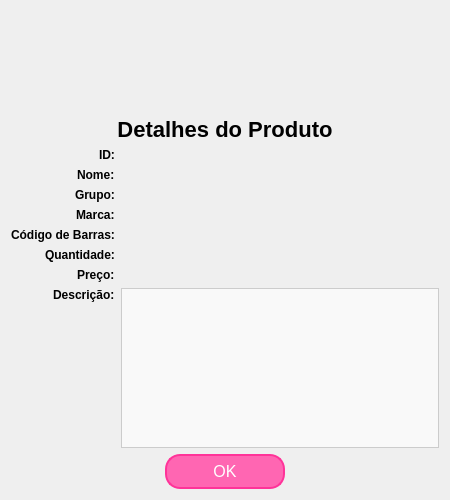
<?xml version="1.0" encoding="UTF-8"?>
<ui version="4.0">
 <class>DetalhesProduto</class>
 <widget class="QDialog" name="DetalhesProduto">
  <property name="geometry">
   <rect>
    <x>0</x>
    <y>0</y>
    <width>450</width>
    <height>500</height>
   </rect>
  </property>
  <property name="windowTitle">
   <string>Detalhes do Produto</string>
  </property>
  <layout class="QVBoxLayout" name="verticalLayout">
       <item>
        <layout class="QHBoxLayout" name="logoHorizontalLayout">
         <item>
               <spacer name="leftSpacer">
                <property name="orientation">
                 <enum>Qt::Horizontal</enum>
                </property>
                <property name="sizeHint" stdset="0">
                 <size><width>40</width><height>20</height></size>
                </property>
               </spacer>
         </item>
         <item>
               <widget class="QLabel" name="logoLabel">
                <property name="pixmap">
                 <pixmap resource="resources.qrc">:/imagens/logo.png</pixmap>
                </property>
                <property name="minimumSize">
                 <size><width>264</width><height>100</height></size>
                </property>
                <property name="maximumSize">
                 <size><width>264</width><height>100</height></size>
                </property>
                <property name="scaledContents"><bool>true</bool></property>
               </widget>
         </item>
         <item>
               <spacer name="rightSpacer">
                <property name="orientation">
                 <enum>Qt::Horizontal</enum>
                </property>
                <property name="sizeHint" stdset="0">
                 <size><width>40</width><height>20</height></size>
                </property>
               </spacer>
         </item>
        </layout>
       </item>
   <item>
    <widget class="QLabel" name="tituloLabel">
     <property name="text">
      <string>Detalhes do Produto</string>
     </property>
     <property name="styleSheet">
      <string>font-size: 22px; font-weight: bold; color: black;</string>
     </property>
     <property name="alignment">
      <set>Qt::AlignCenter</set>
     </property>
    </widget>
   </item>
   <item>
    <layout class="QFormLayout" name="formLayout">
     <property name="labelAlignment">
      <set>Qt::AlignRight|Qt::AlignTrailing|Qt::AlignVCenter</set>
     </property>
     <item row="0" column="0">
      <widget class="QLabel" name="label_id">
       <property name="text">
        <string>ID:</string>
       </property>
       <property name="styleSheet">
        <string>font-weight: bold;</string>
       </property>
      </widget>
     </item>
     <item row="0" column="1">
      <widget class="QLabel" name="valor_id">
       <property name="text">
        <string/>
       </property>
      </widget>
     </item>
     <item row="1" column="0">
      <widget class="QLabel" name="label_nome">
       <property name="text">
        <string>Nome:</string>
       </property>
       <property name="styleSheet">
        <string>font-weight: bold;</string>
       </property>
      </widget>
     </item>
     <item row="1" column="1">
      <widget class="QLabel" name="valor_nome">
       <property name="text">
        <string/>
       </property>
      </widget>
     </item>
     <item row="2" column="0">
      <widget class="QLabel" name="label_grupo">
       <property name="text">
        <string>Grupo:</string>
       </property>
       <property name="styleSheet">
        <string>font-weight: bold;</string>
       </property>
      </widget>
     </item>
     <item row="2" column="1">
      <widget class="QLabel" name="valor_grupo">
       <property name="text">
        <string/>
       </property>
      </widget>
     </item>
     <item row="3" column="0">
      <widget class="QLabel" name="label_marca">
       <property name="text">
        <string>Marca:</string>
       </property>
       <property name="styleSheet">
        <string>font-weight: bold;</string>
       </property>
      </widget>
     </item>
     <item row="3" column="1">
      <widget class="QLabel" name="valor_marca">
       <property name="text">
        <string/>
       </property>
      </widget>
     </item>
     <item row="4" column="0">
      <widget class="QLabel" name="label_codigo">
       <property name="text">
        <string>Código de Barras:</string>
       </property>
       <property name="styleSheet">
        <string>font-weight: bold;</string>
       </property>
      </widget>
     </item>
     <item row="4" column="1">
      <widget class="QLabel" name="valor_codigo">
       <property name="text">
        <string/>
       </property>
      </widget>
     </item>
     <item row="5" column="0">
      <widget class="QLabel" name="label_qtd">
       <property name="text">
        <string>Quantidade:</string>
       </property>
       <property name="styleSheet">
        <string>font-weight: bold;</string>
       </property>
      </widget>
     </item>
     <item row="5" column="1">
      <widget class="QLabel" name="valor_qtd">
       <property name="text">
        <string/>
       </property>
      </widget>
     </item>
     <item row="6" column="0">
      <widget class="QLabel" name="label_preco">
       <property name="text">
        <string>Preço:</string>
       </property>
       <property name="styleSheet">
        <string>font-weight: bold;</string>
       </property>
      </widget>
     </item>
     <item row="6" column="1">
      <widget class="QLabel" name="valor_preco">
       <property name="text">
        <string/>
       </property>
      </widget>
     </item>
     <item row="7" column="0">
      <widget class="QLabel" name="label_descricao">
       <property name="text">
        <string>Descrição:</string>
       </property>
       <property name="styleSheet">
        <string>font-weight: bold;</string>
       </property>
       <property name="alignment">
        <set>Qt::AlignLeading|Qt::AlignLeft|Qt::AlignTop</set>
       </property>
      </widget>
     </item>
     <item row="7" column="1">
      <widget class="QTextBrowser" name="valor_descricao">
       <property name="styleSheet">
        <string>border: 1px solid #ccc; background-color: #f9f9f9;</string>
       </property>
      </widget>
     </item>
    </layout>
   </item>
   <item>
    <layout class="QHBoxLayout" name="horizontalLayout">
     <item>
      <spacer name="horizontalSpacer">
       <property name="orientation">
        <enum>Qt::Horizontal</enum>
       </property>
       <property name="sizeHint" stdset="0">
        <size>
         <width>40</width>
         <height>20</height>
        </size>
       </property>
      </spacer>
     </item>
     <item>
      <widget class="QPushButton" name="btnOk">
       <property name="text">
        <string>OK</string>
       </property>
       <property name="minimumSize">
        <size>
         <width>120</width>
         <height>35</height>
        </size>
       </property>
       <property name="styleSheet">
        <string>
         QPushButton {
          background-color: #FF66B2;
          color: white;
          border-radius: 15px;
          border: 2px solid #FF3399;
          font-size: 16px;
         }
         QPushButton:hover {
          background-color: #FF3399;
          border-color: #FF66B2;
         }
        </string>
       </property>
      </widget>
     </item>
     <item>
      <spacer name="horizontalSpacer_2">
       <property name="orientation">
        <enum>Qt::Horizontal</enum>
       </property>
       <property name="sizeHint" stdset="0">
        <size>
         <width>40</width>
         <height>20</height>
        </size>
       </property>
      </spacer>
     </item>
    </layout>
   </item>
  </layout>
 </widget>
 <resources/>
 <connections/>
</ui>
